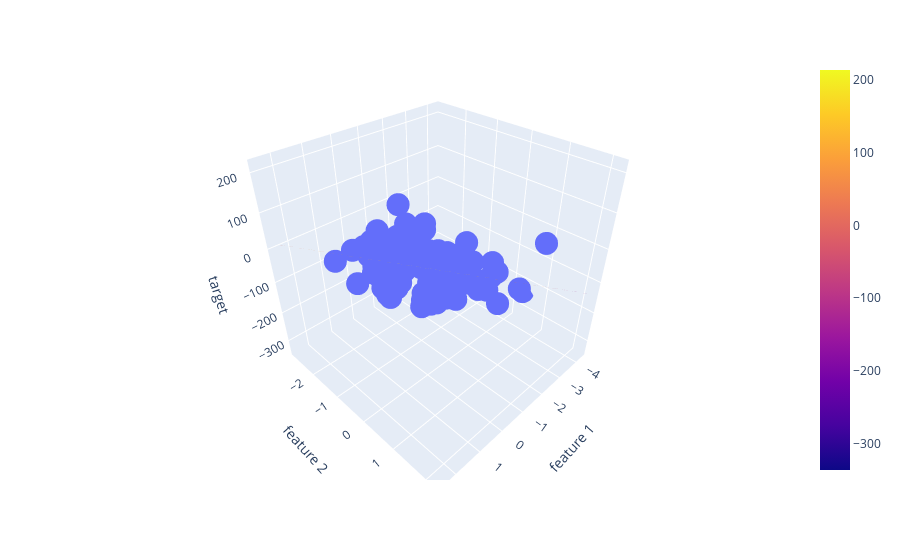

The notebook cell this image was saved under:
### Code cell
x = np.linspace(df["feature 1"].min(), df["feature 1"].max(), 10)
y = np.linspace(df["feature 2"].min(), df["feature 2"].max(), 10)

xGrid, yGrid = np.meshgrid(x, y)

final = np.vstack((xGrid.ravel(), yGrid.ravel())).T

z = lr.predict(final).reshape(10,10)

fig = px.scatter_3d(df, x='feature 1', y='feature 2', z='target')
fig.add_trace(go.Surface(x=x, y=y, z=z))

fig.show()
